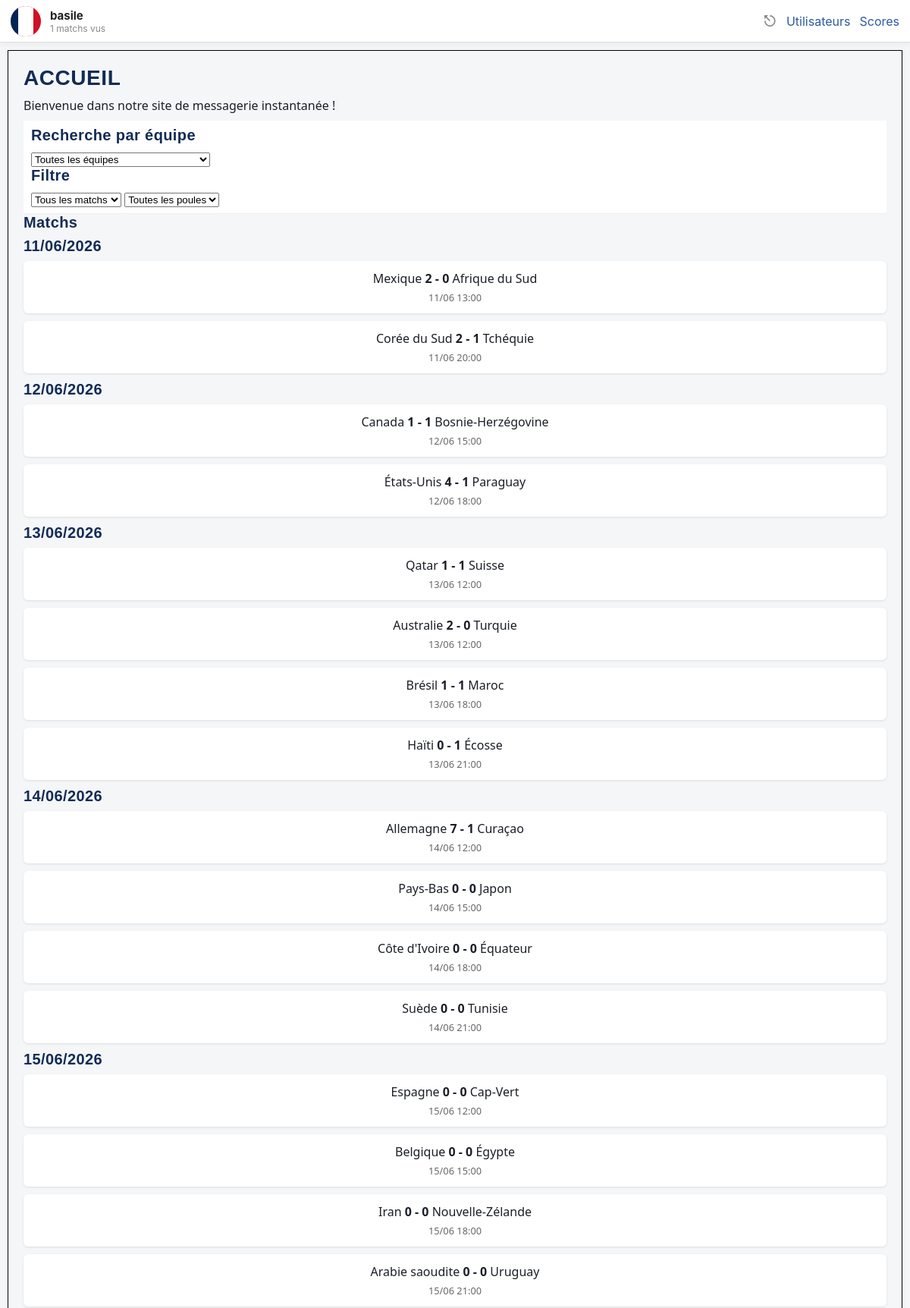
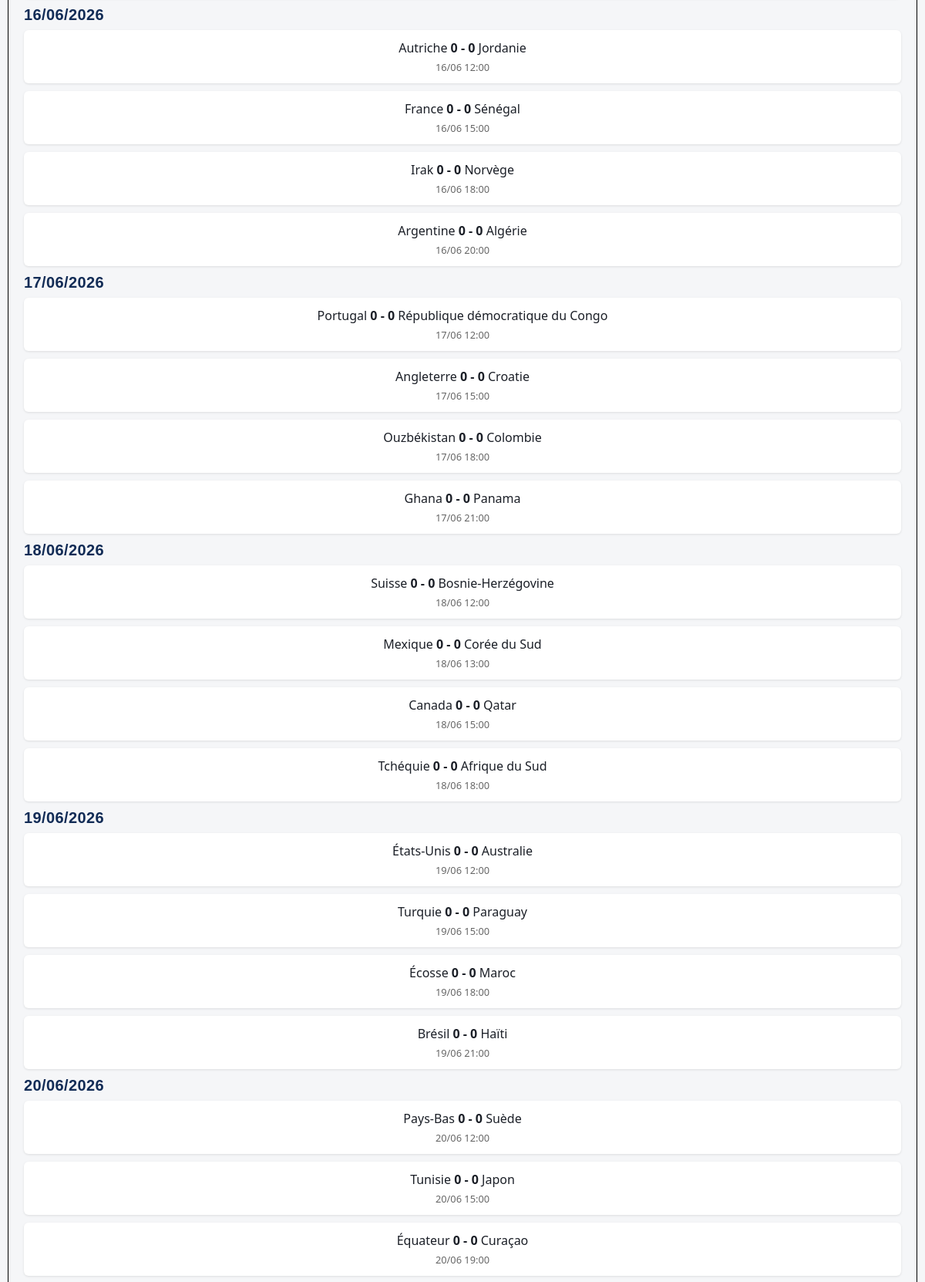
/ (signed in, upper part), run on the app's committed database (2 pictures, top to bottom).
### tables this page shows
CREATE TABLE `UTILISATEUR` (
  `id` int NOT NULL,
  `pseudo` varchar(50) NOT NULL,
  `mot_de_passe` varchar(255) NOT NULL,
  `equipe_pref_id` int DEFAULT NULL,
  `joueur_pref_id` int DEFAULT NULL,
  `pdp` varchar(255) NOT NULL,
  `admin` tinyint(1) NOT NULL DEFAULT '0',
  `blacklist` tinyint(1) NOT NULL DEFAULT '0'
);

CREATE TABLE `MATCHS` (
  `id` int NOT NULL,
  `date_match` datetime NOT NULL,
  `equipe_dom_id` int DEFAULT NULL,
  `equipe_ext_id` int DEFAULT NULL,
  `score_dom` int DEFAULT '0',
  `score_ext` int DEFAULT '0',
  `mvpfifa_id` int NOT NULL DEFAULT '-1'
);

CREATE TABLE `EQUIPE` (
  `id` int NOT NULL,
  `nom` varchar(100) NOT NULL,
  `pays` varchar(100) NOT NULL,
  `poule` varchar(10) DEFAULT NULL,
  `image_drapeau` varchar(255) NOT NULL
);

### libs/maLibUtils.php (called while the page is built, shortened)
<?php
function valider($nom,$type="REQUEST")
{
	switch($type)
	{
		case 'REQUEST':
		if(isset($_REQUEST[$nom]) && !($_REQUEST[$nom] == ""))
			return proteger($_REQUEST[$nom]);
		break;
		case 'SESSION':
		if(isset($_SESSION[$nom]) && !($_SESSION[$nom] == ""))
			return $_SESSION[$nom];
		break;
	}
	return false;
}
?>

### libs/maLibSQL.pdo.php (called while the page is built, shortened)
<?php
function SQLGetChamp($sql)
{
	global $BDD_host;
	global $BDD_base;
	global $BDD_user;
	global $BDD_password;
	try {
		$dbh = new PDO("mysql:host=$BDD_host;dbname=$BDD_base", $BDD_user, $BDD_password);
	} catch (PDOException $e) {
		die("<font color=\"red\">SQLGetChamp: Erreur de connexion : " . $e->getMessage() . "</font>");
	}
	$dbh->exec("SET CHARACTER SET utf8");
	$res = $dbh->query($sql);
	$num = $res->rowCount();
	$res->setFetchMode(PDO::FETCH_NUM);
	$ligne = $res->fetch();
	if ($ligne == false) return false;
	else return $ligne[0];
}
function SQLSelect($sql)
{
 	global $BDD_host;
	global $BDD_base;
 	global $BDD_user;
 	global $BDD_password;
	try {
		$dbh = new PDO("mysql:host=$BDD_host;dbname=$BDD_base", $BDD_user, $BDD_password);
	} catch (PDOException $e) {
		die("<font color=\"red\">SQLSelect: Erreur de connexion : " . $e->getMessage() . "</font>");
	}
	$dbh->exec("SET CHARACTER SET utf8");
	$res = $dbh->query($sql);
	$num = $res->rowCount();
	if ($num==0) return false;
	else return $res;
}
function parcoursRs($result)
{
	$result->setFetchMode(PDO::FETCH_ASSOC);
	while ($ligne = $result->fetch())
		$tab[]= $ligne;
	return $tab;
}
?>

### libs/modele.php (called while the page is built, shortened)
<?php
include_once(__DIR__ . "/maLibSQL.pdo.php");
function listerPoules()
{
    return parcoursRS(SQLSelect("SELECT DISTINCT poule FROM EQUIPE
                                 WHERE poule IS NOT NULL ORDER BY poule"));
}
function listerMatchsFiltres($poule = '', $vus = false, $idUser = null)
{
    $sql = "SELECT m.id, e1.nom AS equipe_dom, e2.nom AS equipe_ext,
                   m.score_dom, m.score_ext, m.date_match
            FROM MATCHS m
            JOIN EQUIPE e1 ON m.equipe_dom_id = e1.id
            JOIN EQUIPE e2 ON m.equipe_ext_id = e2.id";
    $sql .= " WHERE 1=1";
    $sql .= " ORDER BY m.date_match ASC";
    return parcoursRS(SQLSelect($sql));
}
function getProfil($idUser)
{
    $SQL = "SELECT U.id, U.pseudo, U.pdp, U.equipe_pref_id, U.joueur_pref_id,
				   E.nom AS equipe_nom, E.image_drapeau,
				   J.prenom AS joueur_prenom, J.nom AS joueur_nom, J.image_joueur
            FROM UTILISATEUR U
            LEFT JOIN EQUIPE E ON E.id = U.equipe_pref_id
            LEFT JOIN JOUEUR J ON J.id = U.joueur_pref_id
            WHERE U.id = '$idUser'";
    $rs = parcoursRs(SQLSelect($SQL));
    return (count($rs) > 0) ? $rs[0] : false;
}
function getStatsProfil($idUser)
{
    $nbVus = SQLGetChamp("SELECT COUNT(*) FROM AVIS_MATCH WHERE user_id='$idUser' AND vu_ou IS NOT NULL");
    $SQL = "SELECT J.prenom, J.nom, COUNT(*) AS nb
            FROM AVIS_MATCH A
            JOIN JOUEUR J ON J.id = A.mvp_id
            WHERE A.user_id='$idUser' AND A.mvp_id IS NOT NULL
            GROUP BY A.mvp_id ORDER BY nb DESC LIMIT 1";
    $rs = parcoursRs(SQLSelect($SQL));
    $mvp = (count($rs) > 0) ? $rs[0]['prenom'] . ' ' . $rs[0]['nom'] : 'Aucun';
    $SQL = "SELECT E.nom, COUNT(*) AS nb
            FROM AVIS_MATCH A
            JOIN MATCHS M ON M.id = A.match_id
            JOIN EQUIPE E ON E.id = M.equipe_dom_id OR E.id = M.equipe_ext_id
            WHERE A.user_id='$idUser' AND A.vu_ou IS NOT NULL
            GROUP BY E.id ORDER BY nb DESC LIMIT 1";
    $rs = parcoursRs(SQLSelect($SQL));
    $equipePlusVue = (count($rs) > 0) ? $rs[0]['nom'] : 'Aucune';
    $noteMoy = SQLGetChamp("SELECT ROUND(AVG(note_match),1) FROM AVIS_MATCH WHERE user_id='$idUser' AND note_match IS NOT NULL");
    $nbStade = SQLGetChamp("SELECT COUNT(*) FROM AVIS_MATCH WHERE user_id='$idUser' AND vu_ou='stade'");
    if (!$nbStade) $nbStade = 0;
    return compact('nbVus', 'mvp', 'equipePlusVue', 'noteMoy', 'nbStade');
}
function listerEquipes()
{
    $SQL = "SELECT id, nom FROM EQUIPE ORDER BY nom";
    return parcoursRs(SQLSelect($SQL));
}
?>

### templates/accueil.php (the view, shortened to what this page needs)
<div id="corps">
<h1>Accueil</h1>
<p>Bienvenue dans notre site de messagerie instantanée !</p>
<?php
include_once("libs/modele.php");
$equipes = listerEquipes();
$poules  = listerPoules();
?>
<div class="controles-accueil">
<h2>Recherche par équipe</h2>
<form method="get" action="index.php">
    <select name="equipe_id" onchange="this.form.submit()">
        <option value="">Toutes les équipes</option>
    </select>
</form>
<?php
if (!isset($_GET['equipe_id']) || $_GET['equipe_id'] == "") { ?>
    <h2>Filtre</h2>
    <form method="get" action="index.php" style="display:inline">
        <select name="filtre" onchange="this.form.submit()">
            <option value="">Tous les matchs</option>
        </select>
        <select name="poule" onchange="this.form.submit()">
            <option value="">Toutes les poules</option>
        </select>
    </form>
<?php } ?>
</div>
<h2>Matchs</h2>
<?php
function afficherCarteMatch($match) {
    echo "<div class='match-card'>";
    echo "<a href='index.php?view=notation&id=".$match['id']."'>";
    echo "<span class='team-name'>" . $match['equipe_dom'] . "</span>";
    echo " <strong class='score'>" . ($match['score_dom'] !== null ? $match['score_dom'] : '-') . " - " . ($match['score_ext'] !== null ? $match['score_ext'] : '-') . "</strong> ";
    echo "<span class='team-name'>" . $match['equipe_ext'] . "</span>";
    echo "<div class='match-time'>" . date('d/m H:i', strtotime($match['date_match'])) . "</div>";
    echo "</a>";
    echo "</div>";
}
if (isset($_GET['equipe_id']) && $_GET['equipe_id'] != "")
{
    $tousLesMatchs = listerMatchsEquipe((int)$_GET['equipe_id']); ?>
    <h2>Tous les matchs de l'équipe</h2>
    <div class="liste">
    <?php
    foreach($tousLesMatchs as $match)
    {
        afficherCarteMatch($match);
    }
    ?>
    </div>
<?php }
else
{
    $idUser = valider("idUser", "SESSION");
    $vus    = (valider("filtre") == "vus");
    $poule  = valider("poule");
    $tousLesMatchs = listerMatchsFiltres($poule, $vus, $idUser);
    $aujourdhui   = date('Y-m-d');
    $dateCourante = null;
    ?>
    <div class="liste">
    <?php foreach ($tousLesMatchs as $match):
        $jour = date('Y-m-d', strtotime($match['date_match']));
        if ($jour !== $dateCourante):
            $dateCourante  = $jour;
            $estAujourdhui = ($jour === $aujourdhui);
    ?>
        <h2 <?= $estAujourdhui ? 'id="aujourdhui"' : '' ?>>
            <?= $estAujourdhui ? "Aujourd'hui" : date('d/m/Y', strtotime($jour)) ?>
        </h2>
    <?php endif; ?>
        <?php afficherCarteMatch($match); ?>
    <?php endforeach; ?>
    </div>
<?php } ?>
</div>

### templates/header.php (shortened to what this page needs)
<!DOCTYPE html PUBLIC "-//W3C//DTD XHTML 1.0 Strict//EN" "http://www.w3.org/TR/xhtml1/DTD/xhtml1-strict.dtd">
<html xmlns="http://www.w3.org/1999/xhtml">
<head>
	<link rel="stylesheet" type="text/css" href="css/style.css?v=6">
</head>
<body>
<?php
include_once "libs/modele.php";
?>
<div id="entete">
	<?php if (valider("connecte", "SESSION")) :
		$idMoi  = valider("idUser", "SESSION");
		$profil = getProfil($idMoi);
		$stats  = getStatsProfil($idMoi);
		$pp = $profil['pdp'] ? $profil['pdp'] : 'default.png';
	?>
		<img class="entete-pp" src="ressources/images_drapeaux/<?php echo htmlspecialchars($pp); ?>" alt="" />
		<div class="entete-info">
			<span class="entete-pseudo"><?php echo htmlspecialchars($profil['pseudo']); ?></span>
			<span class="entete-stat"><?php echo (int) $stats['nbVus']; ?> matchs vus</span>
		</div>
		<a class="entete-logout" href="controleur.php?action=Logout" aria-label="Déconnexion">⎋</a>
	<?php else : ?>
		<a class="entete-login" href="index.php?view=login">Se connecter</a>
	<?php endif; ?>
	<?php
	if (valider("isAdmin","SESSION")){
		echo '<a href="index.php?view=users">Utilisateurs</a>';
		echo '<a href="index.php?view=scores">Scores</a>';
	} ?>
</div>

### css/style.css (style rules this page uses)
body { padding-top:56px; padding-bottom:70px; }
#corps { border :1px solid black; padding:20px; margin:10px; }
#entete { position: fixed; top:0; left:0; right:0; height: 56px; display: flex; align-items: center; gap: 12px; padding: 0 14px; background: #fff; border-bottom: 1px solid #e0e0e0; box-shadow: 0 2px 8px rgba(0,0,0,0.06); z-index: 1000; font-family: -apple-system, system-ui, sans-serif; }
.entete-pp { width:40px; height:40px; border-radius:50%; object-fit:cover; background:#eee; }
.entete-info { display:flex; flex-direction:column; flex:1; }
.entete-pseudo { font-weight:bold; font-size:15px; color:#222; }
.entete-stat { font-size:12px; color:#888; }
.entete-logout { font-size:20px; color:#888; text-decoration:none; }
.controles-accueil { position: sticky; top: 56px; background: #fff; z-index: 500; padding: 8px 10px; border-bottom: 1px solid #eee; }
:root { --color-primary: #122C56; --color-primary-light: #2C5AA0; --color-accent: #F0A202; --color-success: #2E8B57; --color-danger: #D7263D; --color-bg: #F5F6F8; --color-surface: #FFFFFF; --color-border: #E2E5EA; --color-text: #1B1F27; --color-text-muted: #6B7280; --color-on-primary: #FFFFFF; --font-display: 'Oswald', sans-serif; --font-body: 'Work Sans', system-ui, sans-serif; --container-width: 480px; --nav-height: 64px; --radius-sm: 6px; --radius-md: 12px; --radius-lg: 20px; --shadow-card: 0 2px 10px rgba(18, 44, 86, 0.08); --space-xs: 4px; --space-sm: 8px; --space-md: 16px; --space-lg: 24px; --space-xl: 32px; }
*, *::before, *::after { box-sizing: border-box; }
body { margin: 0; font-family: var(--font-body); color: var(--color-text); background: var(--color-bg); -webkit-font-smoothing: antialiased; }
h1, h2, h3, h4 { font-family: var(--font-display); font-weight: 600; margin: 0 0 var(--space-sm); letter-spacing: 0.02em; color: var(--color-primary); }
h1 { font-size: 28px; text-transform: uppercase; }
h2 { font-size: 20px; }
p { margin: 0 0 var(--space-sm); line-height: 1.5; }
a { color: var(--color-primary-light); text-decoration: none; }
.match-card { padding: var(--space-md); }
.match-card { background: #ffffff; padding: 12px; border-radius: 6px; margin-bottom: 10px; text-align: center; box-shadow: 0 1px 3px rgba(0,0,0,0.1); transition: transform 0.2s; }
.match-card a { text-decoration: none; color: inherit; display: block; }
.match-time { font-size: 0.8rem; color: #666; margin-top: 5px; }

### data on the page
utilisateur: pdp (picture), pseudo "basile"
matchs: date_match "11/06/2026", equipe_dom.nom "Mexique", score_dom "2", score_ext "0", equipe_ext.nom "Afrique du Sud", date_match "11/06 13:00"
matchs: equipe_dom.nom "Corée du Sud", score_dom "2", score_ext "1", equipe_ext.nom "Tchéquie", date_match "11/06 20:00"
matchs: date_match "12/06/2026", equipe_dom.nom "Canada", score_dom "1", score_ext "1", equipe_ext.nom "Bosnie-Herzégovine", date_match "12/06 15:00"
matchs: equipe_dom.nom "États-Unis", score_dom "4", score_ext "1", equipe_ext.nom "Paraguay", date_match "12/06 18:00"
matchs: date_match "13/06/2026", equipe_dom.nom "Qatar", score_dom "1", score_ext "1", equipe_ext.nom "Suisse", date_match "13/06 12:00"
matchs: equipe_dom.nom "Australie", score_dom "2", score_ext "0", equipe_ext.nom "Turquie", date_match "13/06 12:00"
matchs: equipe_dom.nom "Brésil", score_dom "1", score_ext "1", equipe_ext.nom "Maroc", date_match "13/06 18:00"
matchs: equipe_dom.nom "Haïti", score_dom "0", score_ext "1", equipe_ext.nom "Écosse", date_match "13/06 21:00"
matchs: date_match "14/06/2026", equipe_dom.nom "Allemagne", score_dom "7", score_ext "1", equipe_ext.nom "Curaçao", date_match "14/06 12:00"
matchs: equipe_dom.nom "Pays-Bas", score_dom "0", score_ext "0", equipe_ext.nom "Japon", date_match "14/06 15:00"
matchs: equipe_dom.nom "Côte d'Ivoire", score_dom "0", score_ext "0", equipe_ext.nom "Équateur", date_match "14/06 18:00"
matchs: equipe_dom.nom "Suède", score_dom "0", score_ext "0", equipe_ext.nom "Tunisie", date_match "14/06 21:00"
matchs: date_match "15/06/2026", equipe_dom.nom "Espagne", score_dom "0", score_ext "0", equipe_ext.nom "Cap-Vert", date_match "15/06 12:00"
matchs: equipe_dom.nom "Belgique", score_dom "0", score_ext "0", equipe_ext.nom "Égypte", date_match "15/06 15:00"
matchs: equipe_dom.nom "Iran", score_dom "0", score_ext "0", equipe_ext.nom "Nouvelle-Zélande", date_match "15/06 18:00"
matchs: equipe_dom.nom "Arabie saoudite", score_dom "0", score_ext "0", equipe_ext.nom "Uruguay", date_match "15/06 21:00"
matchs: date_match "16/06/2026", equipe_dom.nom "Autriche", score_dom "0", score_ext "0", equipe_ext.nom "Jordanie", date_match "16/06 12:00"
matchs: equipe_dom.nom "France", score_dom "0", score_ext "0", equipe_ext.nom "Sénégal", date_match "16/06 15:00"
matchs: equipe_dom.nom "Irak", score_dom "0", score_ext "0", equipe_ext.nom "Norvège", date_match "16/06 18:00"
matchs: equipe_dom.nom "Argentine", score_dom "0", score_ext "0", equipe_ext.nom "Algérie", date_match "16/06 20:00"
matchs: date_match "17/06/2026", equipe_dom.nom "Portugal", score_dom "0", score_ext "0", equipe_ext.nom "République démocratique du Congo", date_match "17/06 12:00"
matchs: equipe_dom.nom "Angleterre", score_dom "0", score_ext "0", equipe_ext.nom "Croatie", date_match "17/06 15:00"
matchs: equipe_dom.nom "Ouzbékistan", score_dom "0", score_ext "0", equipe_ext.nom "Colombie", date_match "17/06 18:00"
matchs: equipe_dom.nom "Ghana", score_dom "0", score_ext "0", equipe_ext.nom "Panama", date_match "17/06 21:00"
matchs: date_match "18/06/2026", equipe_dom.nom "Suisse", score_dom "0", score_ext "0", equipe_ext.nom "Bosnie-Herzégovine", date_match "18/06 12:00"
matchs: equipe_dom.nom "Mexique", score_dom "0", score_ext "0", equipe_ext.nom "Corée du Sud", date_match "18/06 13:00"
matchs: equipe_dom.nom "Canada", score_dom "0", score_ext "0", equipe_ext.nom "Qatar", date_match "18/06 15:00"
matchs: equipe_dom.nom "Tchéquie", score_dom "0", score_ext "0", equipe_ext.nom "Afrique du Sud", date_match "18/06 18:00"
matchs: date_match "19/06/2026", equipe_dom.nom "États-Unis", score_dom "0", score_ext "0", equipe_ext.nom "Australie", date_match "19/06 12:00"
matchs: equipe_dom.nom "Turquie", score_dom "0", score_ext "0", equipe_ext.nom "Paraguay", date_match "19/06 15:00"
matchs: equipe_dom.nom "Écosse", score_dom "0", score_ext "0", equipe_ext.nom "Maroc", date_match "19/06 18:00"
matchs: equipe_dom.nom "Brésil", score_dom "0", score_ext "0", equipe_ext.nom "Haïti", date_match "19/06 21:00"
matchs: date_match "20/06/2026", equipe_dom.nom "Pays-Bas", score_dom "0", score_ext "0", equipe_ext.nom "Suède", date_match "20/06 12:00"
matchs: equipe_dom.nom "Tunisie", score_dom "0", score_ext "0", equipe_ext.nom "Japon", date_match "20/06 15:00"
matchs: equipe_dom.nom "Équateur", score_dom "0", score_ext "0", equipe_ext.nom "Curaçao", date_match "20/06 19:00"

### other printed values
$stats['nbVus'] "1"
